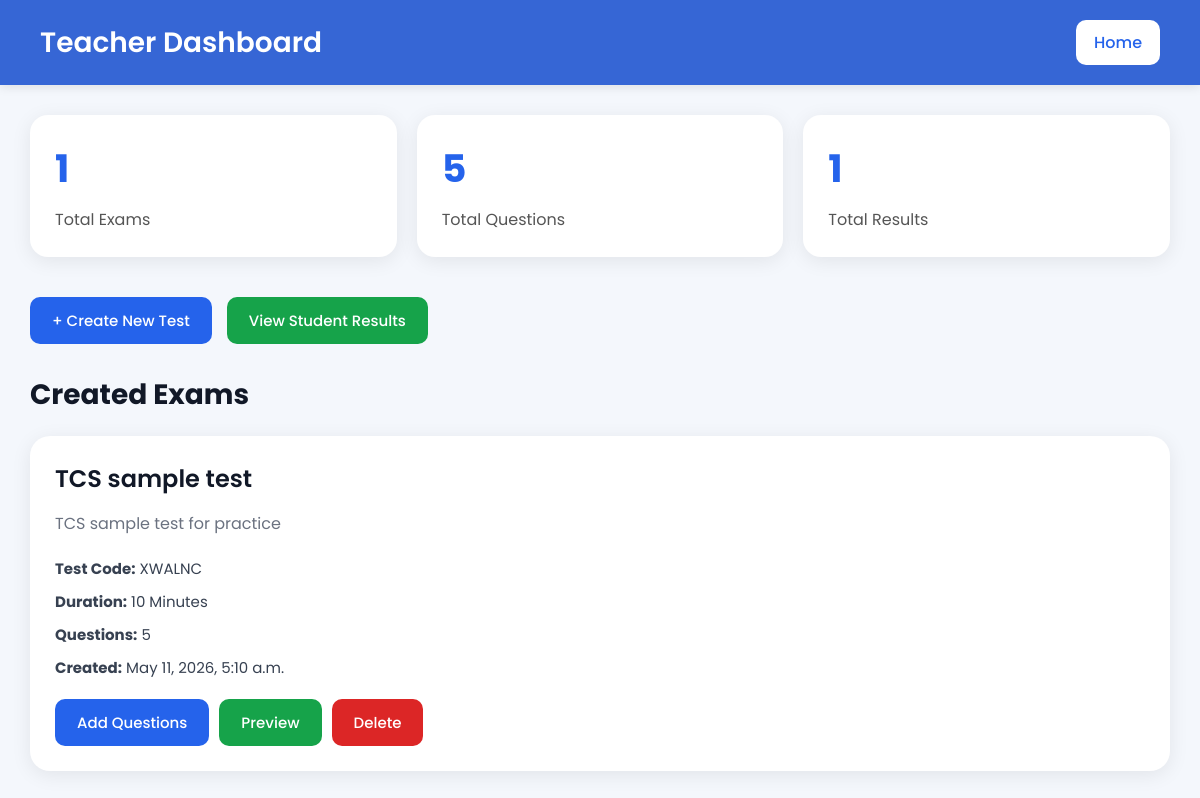
Page /teacher-dashboard/ (signed in) on the committed database.
### core/models.py (models this page shows, shortened)
class Exam(models.Model):
    teacher = models.ForeignKey(Teacher, on_delete=models.CASCADE, null=True, blank=True)
    title = models.CharField(max_length=200)
    description = models.TextField(blank=True, null=True)
    test_code = models.CharField(max_length=20, unique=True)
    duration = models.IntegerField(help_text="Duration in Minutes")
    total_marks = models.IntegerField(default=0)
    created_at = models.DateTimeField(auto_now_add=True)

### core/views.py (the view)
# urls.py: path('teacher-dashboard/', views.teacher_dashboard, name='teacher_dashboard'),
def teacher_dashboard(request):
    teacher_id = request.session.get('teacher_id')
    if not teacher_id:
        return redirect('teacher_login')
    teacher = Teacher.objects.get(id=teacher_id)
    exams = Exam.objects.filter(
        teacher=teacher
    ).order_by('-created_at')
    for exam in exams:
        exam.question_count = Question.objects.filter(
            exam=exam
        ).count()
    context = {
        'exams': exams,
        'total_exams': exams.count(),
        'total_questions': Question.objects.filter(
            exam__teacher=teacher
        ).count(),
        'total_results': Result.objects.filter(
            exam__teacher=teacher
        ).count(),
    }
    return render(
        request,
        'core/teacher_dashboard.html',
        context
    )

### core/templates/core/teacher_dashboard.html (shortened to what this page needs)
<!doctype html>
<html lang="en">
  <head>
  </head>
  <body>
    <div class="navbar">
      <h1>Teacher Dashboard</h1>
      <div class="nav-links">
        <a href="{% url 'home' %}" class="home-btn"> Home </a>
      </div>
    </div>
    <div class="dashboard-container">
      <div class="stats-grid">
        <div class="stat-card">
          <h2>{{ total_exams }}</h2>
          <p>Total Exams</p>
        </div>
        <div class="stat-card">
          <h2>{{ total_questions }}</h2>
          <p>Total Questions</p>
        </div>
        <div class="stat-card">
          <h2>{{ total_results }}</h2>
          <p>Total Results</p>
        </div>
      </div>
      <div class="top-actions">
        <a href="{% url 'create_test' %}" class="btn btn-primary">
          + Create New Test
        </a>
        <a href="{% url 'results' %}" class="btn btn-success">
          View Student Results
        </a>
      </div>
      <h2 class="section-title">Created Exams</h2>
      {% if exams %}
      <div class="exam-grid">
        {% for exam in exams %}
        <div class="exam-card">
          <h3 class="exam-title">{{ exam.title }}</h3>
          <p class="exam-description">{{ exam.description }}</p>
          <div class="exam-info">
            <p>
              <strong>Test Code:</strong>
              {{ exam.test_code }}
            </p>
            <p>
              <strong>Duration:</strong>
              {{ exam.duration }} Minutes
            </p>
            <p>
              <strong>Questions:</strong>
              {{ exam.question_count }}
            </p>
            <p>
              <strong>Created:</strong>
              {{ exam.created_at }}
            </p>
          </div>
          <div class="exam-actions">
            <a href="{% url 'add_questions' exam.id %}" class="btn btn-primary">
              Add Questions
            </a>
            <a href="{% url 'start_exam' exam.id %}" class="btn btn-success">
              Preview
            </a>
            <a href="{% url 'delete_exam' exam.id %}" class="btn btn-danger">
              Delete
            </a>
          </div>
        </div>
        {% endfor %}
      </div>
      {% else %}
      <div class="empty-box">
        <h3>No Exams Created Yet</h3>
      </div>
      {% endif %}
    </div>
  </body>
</html>

### core/templates/core/teacher_dashboard.html (style rules this page uses)
* { margin: 0; padding: 0; box-sizing: border-box; font-family: "Poppins", sans-serif; }
body { background: #f4f7fc; min-height: 100vh; }
.navbar { width: 100%; background: #3666d5; color: white; padding: 20px 40px; display: flex; justify-content: space-between; align-items: center; box-shadow: 0 2px 10px rgba(0, 0, 0, 0.1); }
.navbar h1 { font-size: 28px; font-weight: 600; }
.dashboard-container { width: 95%; margin: 30px auto; }
.stats-grid { display: grid; grid-template-columns: repeat(auto-fit, minmax(250px, 1fr)); gap: 20px; margin-bottom: 40px; }
.stat-card { background: white; border-radius: 18px; padding: 25px; box-shadow: 0 4px 20px rgba(0, 0, 0, 0.08); transition: 0.3s; }
.stat-card h2 { font-size: 38px; color: #2563eb; margin-bottom: 10px; }
.stat-card p { color: #555; font-size: 16px; }
.top-actions { display: flex; gap: 15px; margin-bottom: 30px; flex-wrap: wrap; }
.btn { padding: 12px 22px; border: none; border-radius: 10px; cursor: pointer; text-decoration: none; font-size: 15px; font-weight: 500; transition: 0.3s; display: inline-block; }
.btn-primary { background: #2563eb; color: white; }
.btn-success { background: #16a34a; color: white; }
.btn-danger { background: #dc2626; color: white; }
.section-title { font-size: 28px; margin-bottom: 20px; color: #111827; }
.exam-grid { display: grid; grid-template-columns: repeat(auto-fit, minmax(320px, 1fr)); gap: 25px; }
.exam-card { background: white; border-radius: 20px; padding: 25px; box-shadow: 0 4px 20px rgba(0, 0, 0, 0.08); transition: 0.3s; }
.exam-title { font-size: 24px; font-weight: 600; color: #111827; margin-bottom: 15px; }
.exam-description { color: #6b7280; margin-bottom: 20px; line-height: 1.6; }
.exam-info { margin-bottom: 20px; }
.exam-info p { margin-bottom: 10px; color: #374151; font-size: 15px; }
.exam-actions { display: flex; gap: 10px; flex-wrap: wrap; }
.nav-links { display: flex; align-items: center; gap: 15px; }
.home-btn { text-decoration: none; background: white; color: #2563eb; padding: 10px 18px; border-radius: 10px; font-weight: 500; transition: 0.3s; }

### rows in the picture
Exam: title "TCS sample test", description "TCS sample test for practice", test_code "XWALNC", duration "10", question_count "5", created_at "May 11, 2026, 5:10 a.m."

### other values in the picture
{{ total_exams }} "1"
{{ total_questions }} "5"
{{ total_results }} "1"
